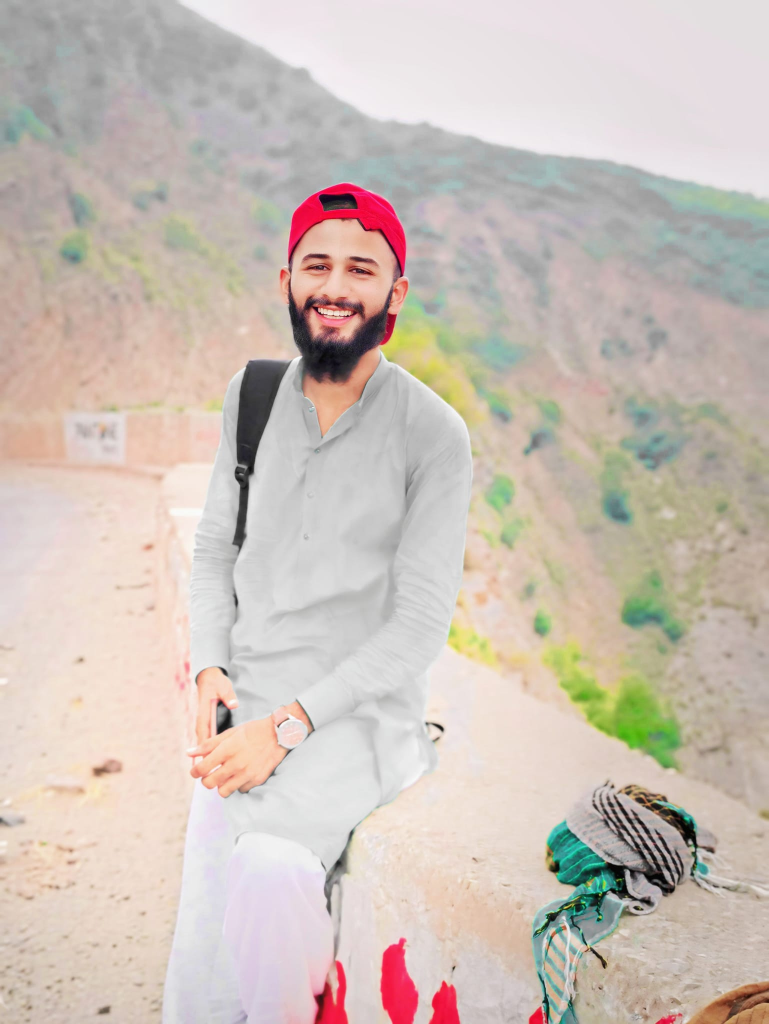
#> input picture fb.jpg, 1537 x 2048 px (shown at 1/2 size)
$ jupyter execute 'Lecture 13 Threshold.ipynb'
#> lines starting #> are read from the running program, lines starting #| are printed output that depends on the picture; after the words box and inside, x2 and y2 are one past the last pixel; in counts of white or black regions, pixels touching at a corner belong together
[cell 1]
import cv2
import numpy as np

## Simple Threshold

[cell 2]
img = cv2.imread("fb.jpg")
#> img is the input picture: shape (2048, 1537, 3); mean B, G, R 183.7, 192.3, 203.9
img = cv2.resize(img , (550,500))
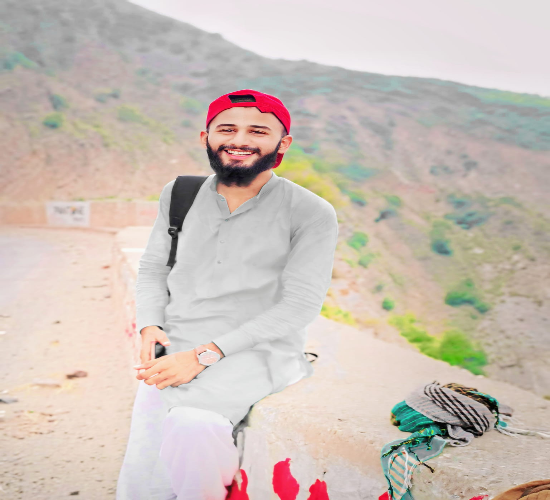
#> img: shape (500, 550, 3); mean B, G, R 183.6, 192.3, 203.8
img = cv2.cvtColor(img, cv2.COLOR_BGR2GRAY)    # convert gray
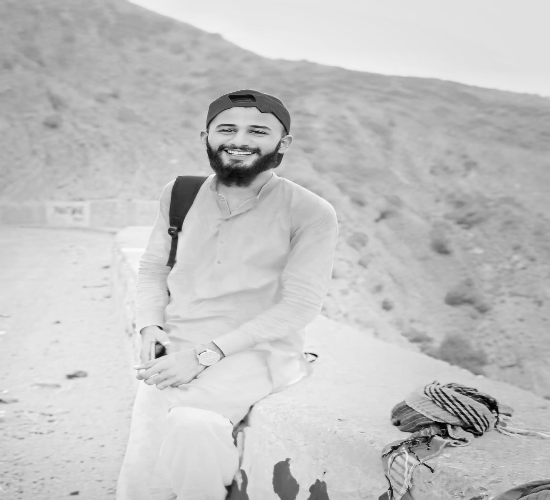
#> img: shape (500, 550); min 0, max 252, mean 194.7

_,th = cv2.threshold(img, 90, 255, cv2.THRESH_BINARY)
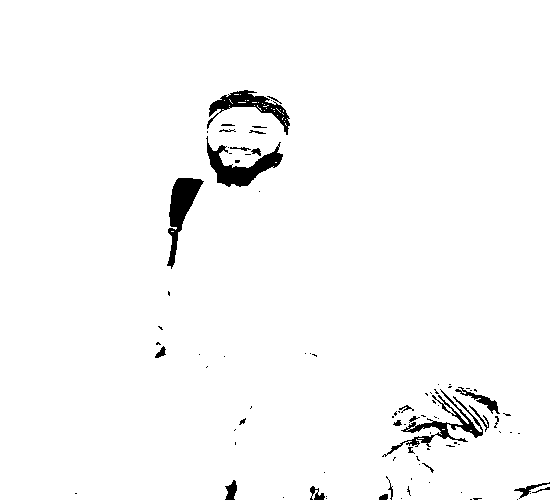
#> th: shape (500, 550); 97.6% white; 90 black regions (63 under 20 px), largest, box (x1, y1, x2, y2) and area: (206, 136, 283, 187) 1381, (167, 178, 204, 269) 1294, (382, 389, 483, 457) 1136
# _,th = cv2.threshold(img, 60, 255, cv2.THRESH_BINARY_INV)

cv2.imshow("Threshold", th)
cv2.imshow("Children", img)
cv2.waitKey(0)
cv2.destroyAllWindows()

## Otsu's Binarization

[cell 3]
import cv2
import matplotlib.pyplot as plt

[cell 4]
img = cv2.imread("lf.jpg")
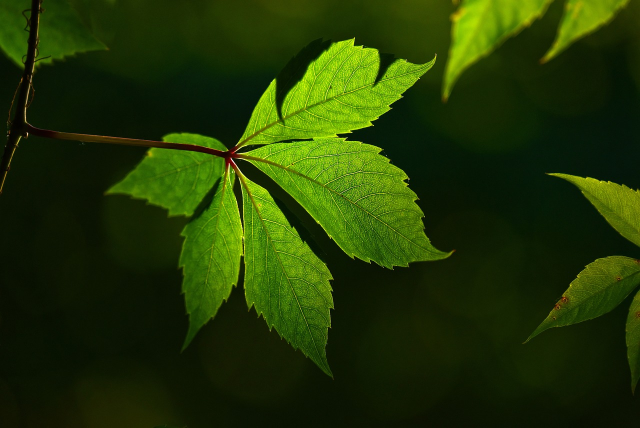
#> input picture lf.jpg, 1280 x 855 px (shown at 1/2 size)
#> img is the input picture: shape (855, 1280, 3); mean B, G, R 3.7, 54.2, 33.2
img = cv2.resize(img , (550,500))
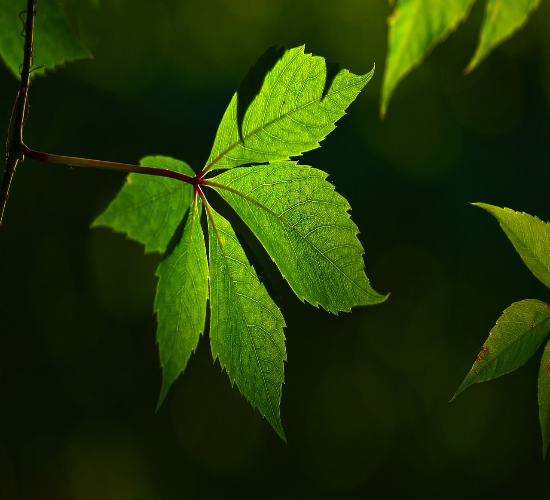
#> img: shape (500, 550, 3); mean B, G, R 3.6, 54.1, 33.1
img = cv2.cvtColor(img, cv2.COLOR_BGR2GRAY)    # convert gray
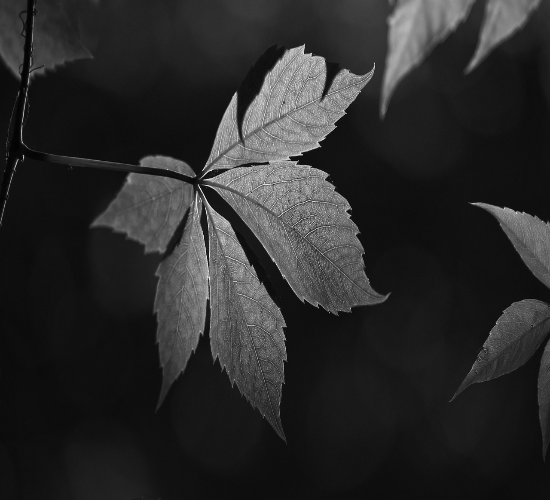
#> img: shape (500, 550); min 2, max 244, mean 42

# hist = cv2.calcHist([img], [0], None, [255], [0,255])
# plt.plot(hist)
# plt.show()

_,th = cv2.threshold(img, 170, 255, cv2.THRESH_BINARY + cv2.THRESH_OTSU)
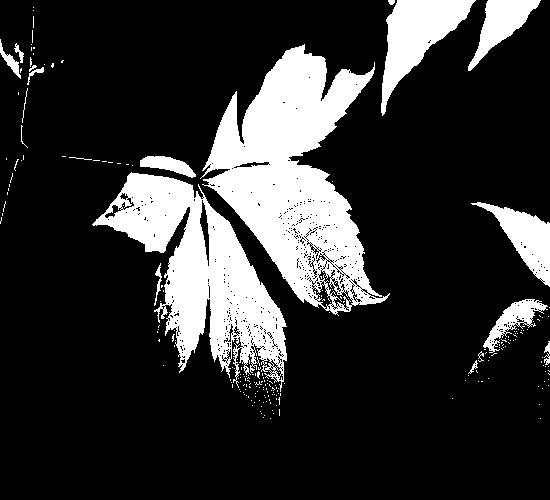
#> th: shape (500, 550); 19.1% white; 225 white regions (206 under 20 px), largest, box (x1, y1, x2, y2) and area: (200, 44, 390, 316) 23528, (92, 172, 287, 392) 17038, (381, 0, 476, 116) 4508

cv2.imshow("Threshold", th)
cv2.imshow("boy", img)
cv2.waitKey(0)
cv2.destroyAllWindows()
